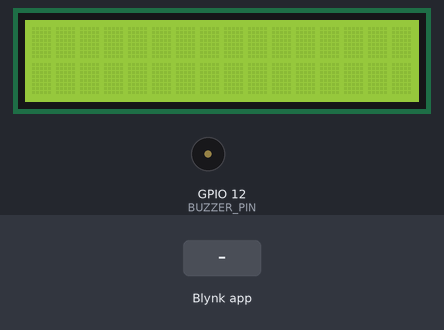
A sketch run on a simulated ESP32. Parts: 16×2 character LCD, buzzer (waves = sounding, pin HIGH). The inputs (shaded band) are chosen by the test bench. WiFi joins after 1.5 s; servers stay silent unless stated; what the sketch prints to the serial monitor is not drawn.

Above: at 3.5 s.
3.6 s: Blynk app writes 1 to V1
At 4.9 s:
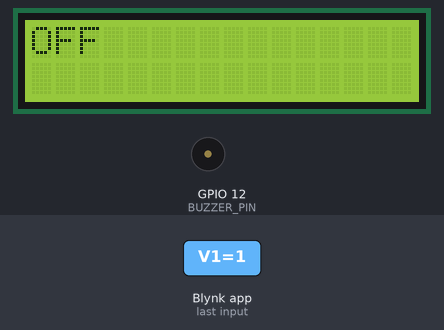
Timing chart, 0 to 6.6 s (numbered marks = the images above; inputs shaded):
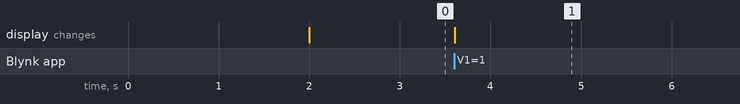

The sketch:

7-buzzer-lcd-blynk.ino
```cpp
#define BLYNK_PRINT Serial

#include <Wire.h>
#include <LiquidCrystal_I2C.h>

#include <WiFi.h>
#include <WiFiClient.h>
#include <BlynkSimpleEsp32.h>

char auth[] = "QLUXgILj0-8XPlKjDGOnvP3Fkdb4kdjH";
char ssid[] = "Yo";
char pass[] = "ramzhots123";

// Define the SDA and SCL pins for your board
#define SDA 21
#define SCL 22

// Define buzzer pin number
#define BUZZER_PIN 12

// Set up the LCD object with the I2C address and size
LiquidCrystal_I2C lcd(0x27, 16, 2);

BlynkTimer timer;

void setup()
{
  Serial.begin(9600);

  pinMode(BUZZER_PIN, OUTPUT);

  // Menghubungkan ke Wi-Fi
  WiFi.begin(ssid, pass);
  while (WiFi.status() != WL_CONNECTED) {
    delay(1000);
    Serial.println("Connecting to WiFi...");
  }
  Serial.println("Connected to WiFi");

  // Initialize the I2C bus with the SDA and SCL pins
  Wire.begin(SDA, SCL);

  // Initialize the LCD object
  lcd.begin();
  lcd.backlight();

  Blynk.begin(auth, ssid, pass);
}

void loop()
{
  Blynk.run();
}

BLYNK_WRITE(V1) {
  int buzzerStatus = param.asInt();

  Serial.println(buzzerStatus);
  lcd.clear();

  if (buzzerStatus == 300) {
    Serial.println("On");
    digitalWrite(BUZZER_PIN, HIGH);
    lcd.setCursor(0, 0);
    lcd.print("ON");
  } else {
    Serial.println("Off");
    digitalWrite(BUZZER_PIN, LOW);
    lcd.setCursor(0, 0);
    lcd.print("OFF");
  }
}
```

Measured:
- after the input at 3.6 s, the display: changes at once (image 1)
